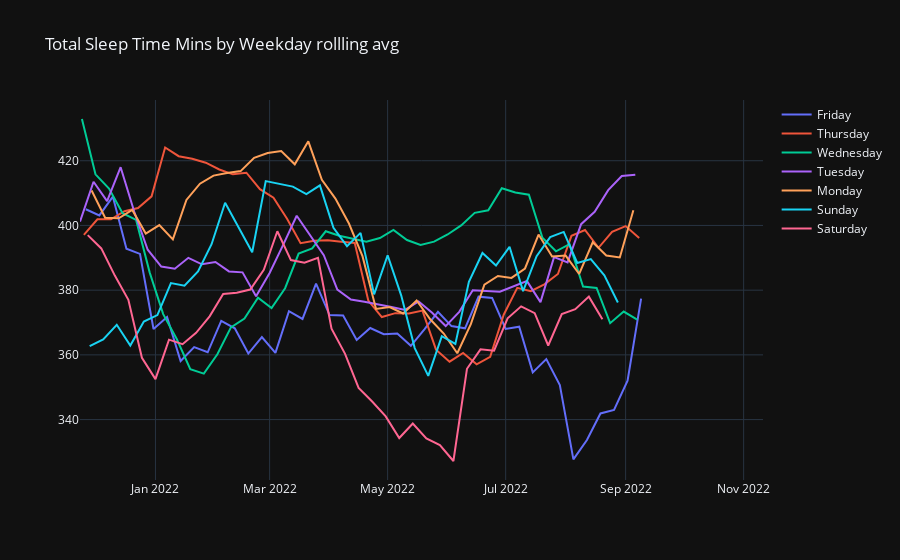

Notebook code for this chart:
### Code cell
fig = go.Figure()

for wday in df['sleepDate.weekDay'].unique():
    

    fig.add_trace(
        go.Scatter(
            x = df.loc[df['sleepDate.weekDay'] == wday]['sleepDate']
            , y = df.loc[df['sleepDate.weekDay'] == wday]['sleepData.totalSleepTime'].rolling(window=10).mean()
            , name=wday
            # , text = ['Carat: %s<br>Measurements: %s mms'%(a,b) for a,b in graph_df.loc[:,['carat','measurements']].values]
            , hoverinfo = 'text'
            , marker=dict(
                colorscale='agsunset',
                line_width=1
            )
        )
    )
 
# dark theme 
fig.layout.template = 'plotly_dark'


fig.update_layout(title = 'Total Sleep Time Mins by Weekday rollling avg',
                  # xaxis_title='Carat (0.2g)',
                  # yaxis_title='Approx. Horizontal Area (mm^2)', 
                 )

# # save file to html
# # fig.write_json(os.path.abspath('../../personal-site/static/plotly/diamonds-forever/be-size-vs-carat.json'))

fig.show()
